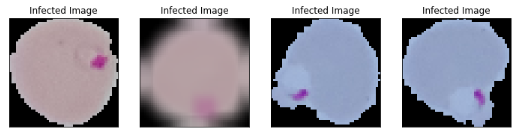
#> input picture Infected_Cells_Detection/image/Capture.PNG, 531 x 140 px, given as the content of the folder ./cell_images, which was not available
$ jupyter execute --allow-errors Analysis.ipynb   (shell and % lines are left out)   (older library calls are emulated)   (text cells are left out)
#> lines starting #> are read from the running program, lines starting #| are printed output that depends on the picture; pictures that were not available may be replaced by others from this repository, and a replacement may not be noted
[cell 1]
#details of cpu and gpu allocated by colab
from tensorflow.python.client import device_lib
device_lib.list_local_devices()
#> (this line was passed over: tensorflow is not available in this run)

[cell 2]
import numpy as np # linear algebra
import pandas as pd # data processing, CSV file I/O (e.g. pd.read_csv)

[cell 3]
import matplotlib.pyplot as plt
import seaborn as sns
from keras.models import Sequential
from keras.layers import Convolution2D,MaxPooling2D,Dropout,Dense,Flatten,BatchNormalization,Conv2D
from keras.callbacks import EarlyStopping
from keras.preprocessing.image import ImageDataGenerator
import glob
import cv2
from PIL import Image

import warnings
warnings.filterwarnings("ignore")

[cell 4]
#packages for giving authorization to
#share resources between google drive and colab

import os
from pydrive.auth import GoogleAuth
from pydrive.drive import GoogleDrive
from google.colab import auth
from oauth2client.client import GoogleCredentials

[cell 5]
#drive to colab user authentication
#allow the authentication requests
#copy paste verification code provided by the link generated

auth.authenticate_user()
#> (the rest of this cell did not finish here and is left out)

#> (a cell that did not finish here is left out)

#> (a cell that did not finish here is left out)

[cell 8]
#current directory
#current directory should be content
#this is were data is stored for colab to access

[cell 9]
#lists contents of current directory
#this shows our uploaded archived file (if not repeat the upload process)

[cell 10]
#extracts the archived files

[cell 11]
#new folder with name of archived file should appear

[cell 12]
# We have two image data-sets infected and uninfected


print(os.listdir("./cell_images"))

[cell 13]
infected = os.listdir('./cell_images/Parasitized/')
uninfected = os.listdir('./cell_images/Uninfected/')

[cell 14]
data = []
labels = []

for i in infected:
    try:

        image = cv2.imread("./cell_images/Parasitized/"+i)
#> image is the input picture: shape (140, 531, 3); mean B, G, R 173.2, 164.1, 165.8
        image_array = Image.fromarray(image , 'RGB')
        resize_img = image_array.resize((50 , 50))
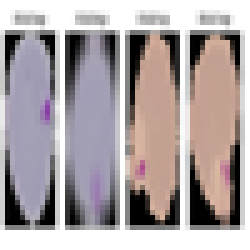
#> resize_img: PIL image 50x50 RGB (shown 5 times larger); mean R, G, B 172.9, 163.7, 165.4
        rotated90 = resize_img.rotate(90)
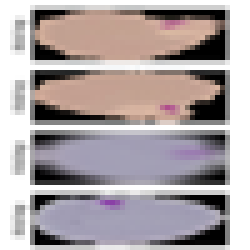
#> rotated90: PIL image 50x50 RGB (shown 5 times larger); mean R, G, B 172.9, 163.7, 165.4
        blur = cv2.blur(np.array(resize_img) ,(10,10))
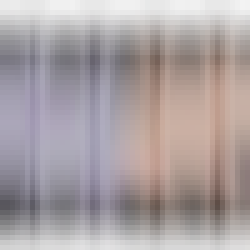
#> blur: shape (50, 50, 3) (shown 5 times larger); mean R, G, B 170.9, 161.6, 163.6
        data.append(np.array(resize_img))
        data.append(np.array(rotated90))
        data.append(np.array(blur))
        labels.append(1)
        labels.append(1)
        labels.append(1)

    except AttributeError:
        print('')

for u in uninfected:
    try:

        image = cv2.imread("./cell_images/Uninfected/"+u)
        image_array = Image.fromarray(image , 'RGB')
        resize_img = image_array.resize((50 , 50))
        rotated90 = resize_img.rotate(90)
        data.append(np.array(resize_img))
        data.append(np.array(rotated90))
        data.append(np.array(blur))
        labels.append(0)
        labels.append(0)
        labels.append(0)

    except AttributeError:
        print('')

[cell 15]
cells = np.array(data)
labels = np.array(labels)

np.save('Cells' , cells)
np.save('Labels' , labels)

[cell 16]
print('Cells : {} | labels : {}'.format(cells.shape , labels.shape))
#| Cells : (6, 50, 50, 3) | labels : (6,)

[cell 17]
plt.figure(figsize=(12,5))
#> (the rest of this cell did not finish here and is left out)

[cell 18]
plt.figure(figsize=(12,5))
#> (the rest of this cell did not finish here and is left out)

[cell 19]
plt.figure(1, figsize = (12 , 5))
plt.subplot(1 , 2 , 1)
#> (the rest of this cell did not finish here and is left out)

[cell 20]
import skimage.morphology as skm
# [26 lines left out: function dark_spots, not called in this run]

#> (a cell that did not finish here is left out)

[cell 22]
from skimage.feature import blob_dog,blob_log,blob_doh
from skimage.color import rgb2gray
# [23 lines left out: function identify_blobs, not called in this run]

#> (a cell that did not finish here is left out)

[cell 24]
plt.figure(1 , figsize = (15 , 9))
n = 0
for i in range(49):
    n += 1
    r = np.random.randint(0 , cells.shape[0] , 1)
    plt.subplot(7 , 7 , n)
    plt.subplots_adjust(hspace = 0.5 , wspace = 0.5)
    plt.imshow(cells[r[0]])
    plt.title('{} : {}'.format('Infected' if labels[r[0]] == 1 else 'Unifected' ,
                               labels[r[0]]) )
    plt.xticks([]) , plt.yticks([])
#> after the loop, n = 49

plt.show()

[cell 25]
n = np.arange(cells.shape[0])
#> n = [0, 1, 2, 3, 4, 5]
np.random.shuffle(n)
cells = cells[n]
labels = labels[n]
#> labels = [0, 1, 1, 0, 0, 1]


cells = cells.astype(np.float32)
labels = labels.astype(np.int32)

[cell 26]
from sklearn.model_selection import train_test_split

train_x , test_x , train_y , test_y = train_test_split(cells , labels ,
                                            test_size = 0.2 ,
                                            random_state = 100)
#> train_y = [0, 0, 1, 0]; test_y = [1, 1]

[cell 27]
plt.figure(1 , figsize = (15 ,5))
n = 0
for z , j in zip([train_y , test_y] , ['train labels', 'test labels']):
    n += 1
    plt.subplot(1 , 3  , n)
    sns.countplot(x = z )
    plt.title(j)
#> this loop made 2 passes
#> (z, j, n) on passes 1 to 2: ([0, 0, 1, 0], 'train labels', 1), ([1, 1], 'test labels', 2)
#> after the loop, n = 2
plt.show()
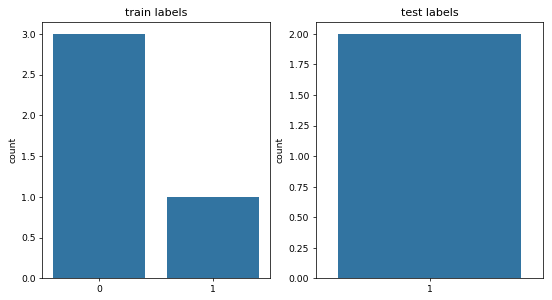
#> figure drawn by matplotlib, 2 panels

[cell 28]
print('train data shape {} , test data shape {}'.format(train_x.shape, test_x.shape))
#| train data shape (4, 50, 50, 3) , test data shape (2, 50, 50, 3)
